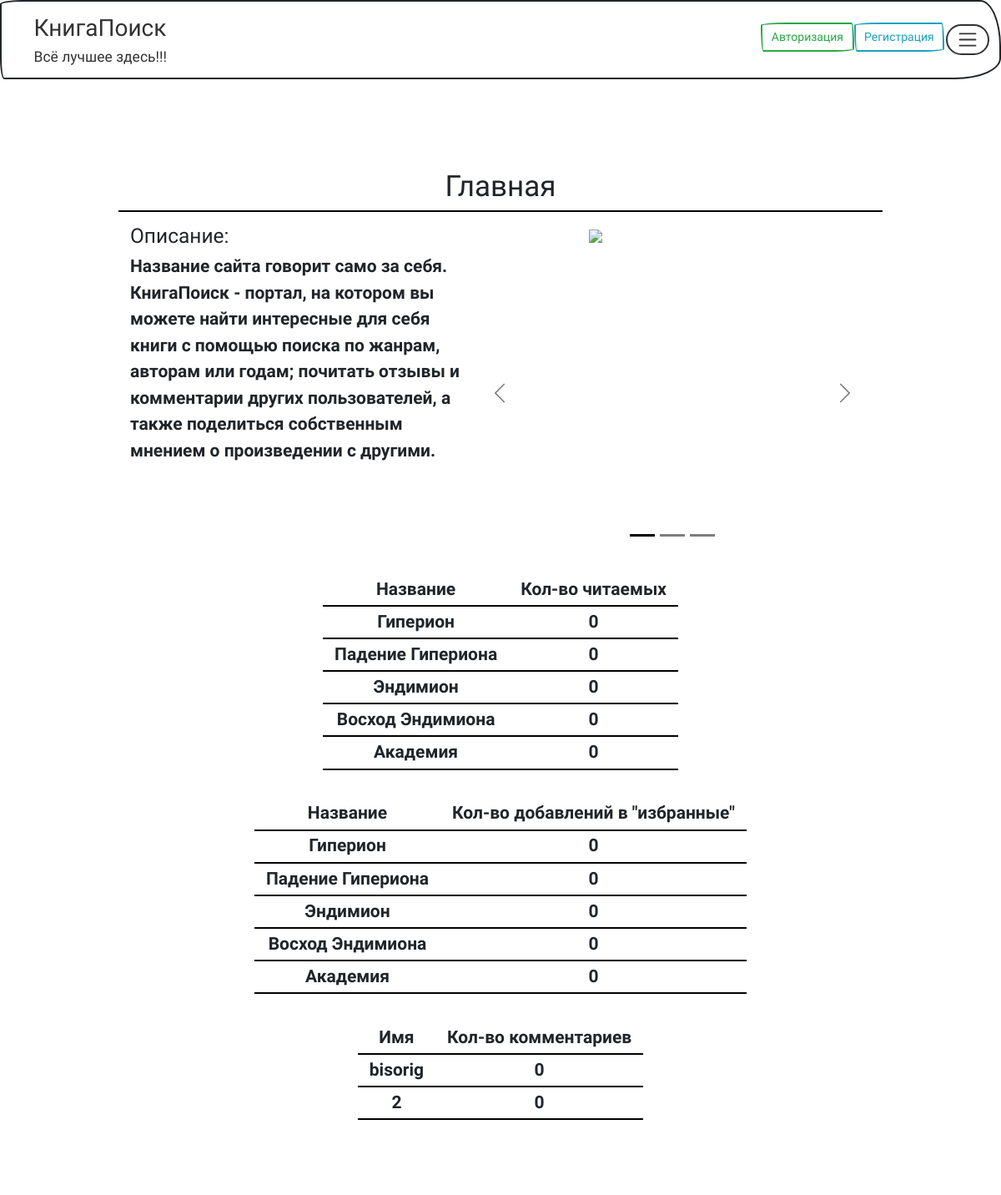
/index, run on the app's committed database.
### data/books.py (models this page shows)
class Book(SqlAlchemyBase, SerializerMixin):
    __tablename__ = 'books'
    id = sqlalchemy.Column(sqlalchemy.Integer, primary_key=True, autoincrement=True)
    title = sqlalchemy.Column(sqlalchemy.String, nullable=True)
    orig_name = sqlalchemy.Column(sqlalchemy.String)
    genre_id = sqlalchemy.Column(sqlalchemy.Integer, sqlalchemy.ForeignKey('genres.id'))
    author_id = sqlalchemy.Column(sqlalchemy.Integer, sqlalchemy.ForeignKey('authors.id'))
    genre = orm.relationship('Genre')
    author = orm.relationship('Author')
    info_id = sqlalchemy.Column(sqlalchemy.Integer, sqlalchemy.ForeignKey('info.id'))
    image_id = sqlalchemy.Column(sqlalchemy.Integer, sqlalchemy.ForeignKey('images.id'))
    info = orm.relationship('Info')
    image = orm.relationship('Image')
    work_year = sqlalchemy.Column(sqlalchemy.Integer)
    work_year_of_write = sqlalchemy.Column(sqlalchemy.Integer)
    noms = sqlalchemy.Column(sqlalchemy.String)
    wins = sqlalchemy.Column(sqlalchemy.String)
    similars = sqlalchemy.Column(sqlalchemy.String)
    comments = sqlalchemy.Column(sqlalchemy.String)
    num_of_readers = sqlalchemy.Column(sqlalchemy.Integer, default=0)
    favorite = sqlalchemy.Column(sqlalchemy.Integer, default=0)

### data/users.py (models this page shows, shortened)
class User(SqlAlchemyBase, UserMixin, SerializerMixin):
    __tablename__ = 'users'
    id = sqlalchemy.Column(sqlalchemy.Integer,
                           primary_key=True, autoincrement=True)
    name = sqlalchemy.Column(sqlalchemy.String, nullable=True)
    about = sqlalchemy.Column(sqlalchemy.String, nullable=True)
    email = sqlalchemy.Column(sqlalchemy.String,
                              index=True, unique=True, nullable=True)
    books = sqlalchemy.Column(sqlalchemy.String)
    favorite_books = sqlalchemy.Column(sqlalchemy.String)
    image = sqlalchemy.Column(sqlalchemy.Boolean, default=False)
    hashed_password = sqlalchemy.Column(sqlalchemy.String, nullable=True)
    created_date = sqlalchemy.Column(sqlalchemy.DateTime,
                                     default=datetime.datetime.now)
    comments = sqlalchemy.Column(sqlalchemy.Integer, default=0)
    admin = sqlalchemy.Column(sqlalchemy.Boolean, default=False)

### server.py (the view)
@app.route('/')
@app.route('/index')
def index():
    if current_user.__class__.__name__ == 'AnonymousUserMixin' or not current_user.image:
        user_image = False
    else:
        user_image = True
    session = db_session.create_session()
    books = session.query(Book).all()
    users = session.query(User).all()
    top_read_list = sorted(books, key=lambda x: x.num_of_readers, reverse=True)[:5]
    top_favorites_list = sorted(books, key=lambda x: x.favorite, reverse=True)[:5]
    top_comments_list = sorted(users, key=lambda x: x.comments, reverse=True)[:5]
    top_read = []
    top_comments = []
    top_favorites = []
    for book in top_read_list:
        top_read.append([book.image.link, book.title, book.id, book.num_of_readers])
    for book in top_favorites_list:
        top_favorites.append([book.image.link, book.title, book.id, book.favorite])
    for user in top_comments_list:
        top_comments.append([user.name, user.comments])
    session.close()
    return render_template('index.html', user_image=user_image, top_read=top_read, top_favorites=top_favorites,
                           top_comments=top_comments)

### data/db_session.py (called while the page is built)
def create_session() -> Session:
    global __factory
    return __factory()

### templates/index.html (shortened to what this page needs)
{% extends "base.html" %}
{% block content %}
    <div class="page" align="center">
        <div class="title">
            <h1>Главная</h1>
        </div>
            <div class="description">
                <div class="description-text">
                    <h3>Описание:</h3>
                    Название сайта говорит само за себя.
                    КнигаПоиск - портал, на котором вы можете
                    найти интересные для себя книги с помощью поиска по жанрам,
                    авторам или годам; почитать отзывы и комментарии других пользователей,
                    а также поделиться собственным мнением о произведении с другими.
                </div>
                <div id="carouselExampleDark" class="carousel carousel-dark slide slide-description">
                      <div class="carousel-indicators">
                        <button type="button" data-bs-target="#carouselExampleDark" data-bs-slide-to="0" class="active" aria-current="true" aria-label="Slide 1"></button>
                        <button type="button" data-bs-target="#carouselExampleDark" data-bs-slide-to="1" aria-label="Slide 2"></button>
                        <button type="button" data-bs-target="#carouselExampleDark" data-bs-slide-to="2" aria-label="Slide 3"></button>
                      </div>
                      <div class="carousel-inner">
                        <div class="carousel-item active" data-bs-interval="10000">
                            <a href="/book_page/1"><img src="https://fantlab.ru/images/editions/big/184?r=1575127844" class="d-block" width="200px"></a>
                        </div>
                      </div>
                      <button class="carousel-control-prev" type="button" data-bs-target="#carouselExampleDark" data-bs-slide="prev">
                        <span class="carousel-control-prev-icon" aria-hidden="true"></span>
                      </button>
                      <button class="carousel-control-next" type="button" data-bs-target="#carouselExampleDark" data-bs-slide="next">
                        <span class="carousel-control-next-icon" aria-hidden="true"></span>
                      </button>
                </div>
            </div>
        <div class="tops">
            <div class="top">
                <table class="table-top">
                    <tr>
                        <td>Название</td>
                        <td>Кол-во читаемых</td>
                    </tr>
                    {% for book in top_read %}
                    <tr>
                        <td>{{ book[1] }}</td>
                        <td>{{ book[3] }}</td>
                    </tr>
                    {% endfor %}
                </table>
            </div>
            <div class="top">
                <table class="table-top">
                    <tr>
                        <td>Название</td>
                        <td>Кол-во добавлений в "избранные"</td>
                    </tr>
                    {% for book in top_favorites %}
                    <tr>
                        <td>{{ book[1] }}</td>
                        <td>{{ book[3] }}</td>
                    </tr>
                    {% endfor %}
                </table>
            </div>
            <div class="top">
                <table class="table-top">
                    <tr>
                        <td>Имя</td>
                        <td>Кол-во комментариев</td>
                    </tr>
                    {% for user in top_comments %}
                    <tr>
                        <td>{{ user[0] }}</td>
                        <td>{{ user[1] }}</td>
                    </tr>
                    {% endfor %}
                </table>
            </div>
        </div>
    </div>
{% endblock %}

### templates/base.html (shortened to what this page needs)
<!doctype html>
<html lang="en">
  <head>
    <link href="https://cdn.jsdelivr.net/npm/bootstrap@5.3.0-alpha3/dist/css/bootstrap.min.css"
    rel="stylesheet"
>
    <link rel="stylesheet" href="../static/css/bootstrap.min.css">
    <link rel="stylesheet" href="../static/css/mycss.css">
  </head>
  <body>
  <div>
    <div class="div-nav">
      <nav class="navbar">
        <div class="container-fluid">
            <a href="/" class="button main"><h2 class="main-title">КнигаПоиск</h2>
            <h5>Всё лучшее здесь!!!</h5>
            </a>
          <div class="menu">
            {% if current_user.is_authenticated %}
              <ul class="nav nav-tabs" role="tablist">
                <li class="nav-item dropdown">
                  <a class="nav-link dropdown-toggle" data-bs-toggle="dropdown" href="#" role="button" aria-haspopup="true"
                     aria-expanded="false"><span class="login">{{current_user.name}}</span><img src={%block image%}{% endblock %}
                                                                                                width="50px" height="50px" style="border-radius: 50%"></a>
                  <div class="dropdown-menu" style="">
                    <a class="dropdown-item" href="/profile">Профиль</a>
                    <a class="dropdown-item" href='/logout'>Выйти</a>
                  </div>
                </li>
              </ul>
            {% else %}
              <a href="/login" class="button">
                <button type="button" class="btn btn-outline-success">
                  Авторизация
                </button>
              </a>
              <a href="/register" class="button">
                <button type="button" class="btn btn-outline-info">
                  Регистрация
                </button>
              </a>
            {% endif %}
            <button class="navbar-toggler" type="button" data-bs-toggle="collapse"
                    data-bs-target="#navbarColor03" aria-controls="navbarColor03"
                    aria-expanded="false" aria-label="Toggle navigation">
              <span class="navbar-toggler-icon"></span>
            </button>
            </div>
          </div>
      </nav>
    </div>
  </div>
  <div>1</div>
    {% block content %}{% endblock %}
  </body>
</html>

### static/css/mycss.css (style rules this page uses)
html { font-size: 14px; }
h2.main-title { margin-top: 0.6rem; font-size: 2rem; }
div.carousel { margin: 0.5rem; }
a.button { text-decoration: none; }
a.main { margin-left: 2rem; }
.navbar-toggler { max-height: 45px; }
.title { border-bottom: 0.2rem solid black; }
.menu { display: flex; }
.navbar { background-color: white; }
.div-nav { position: fixed; z-index: 1; min-width: 100%; }
.page { margin: 0 auto; width: 1000px; background-color: white; margin-top: 10rem; margin-bottom: 5rem; padding: 3rem; }
body { overflow-x: scroll; background: url("../img/5.jpg"); background-size: 100%; }
.description { text-align: left; height: 30rem; width: 100%; display: inline-block; padding: 1rem; font-size: 1.5rem; min-width: 1000px; }
.slide-description { display: inline-block; width: 50%; height: 100%; }
.description-text { float: left; width: 400px; }
.d-block { display: block; margin: 0 auto; }
.top { text-align: left; font-size: 1.5rem; display: inline-block; padding: 1rem; }
.top td { padding: 0.2rem 1rem; text-align: center; border-bottom: 2px solid black; }
.carousel { z-index: 0; }

### data on the page
Book: title "Гиперион", title "Гиперион"
Book: title "Падение Гипериона", title "Падение Гипериона"
Book: title "Эндимион", title "Эндимион"
Book: title "Восход Эндимиона", title "Восход Эндимиона"
Book: title "Академия", title "Академия"
User: name "bisorig", comments "0"

### other printed values
{{ book[3] }} "0" "0" "0" "0" "0"
{{ user[0] }} "2"
{{ user[1] }} "0"
